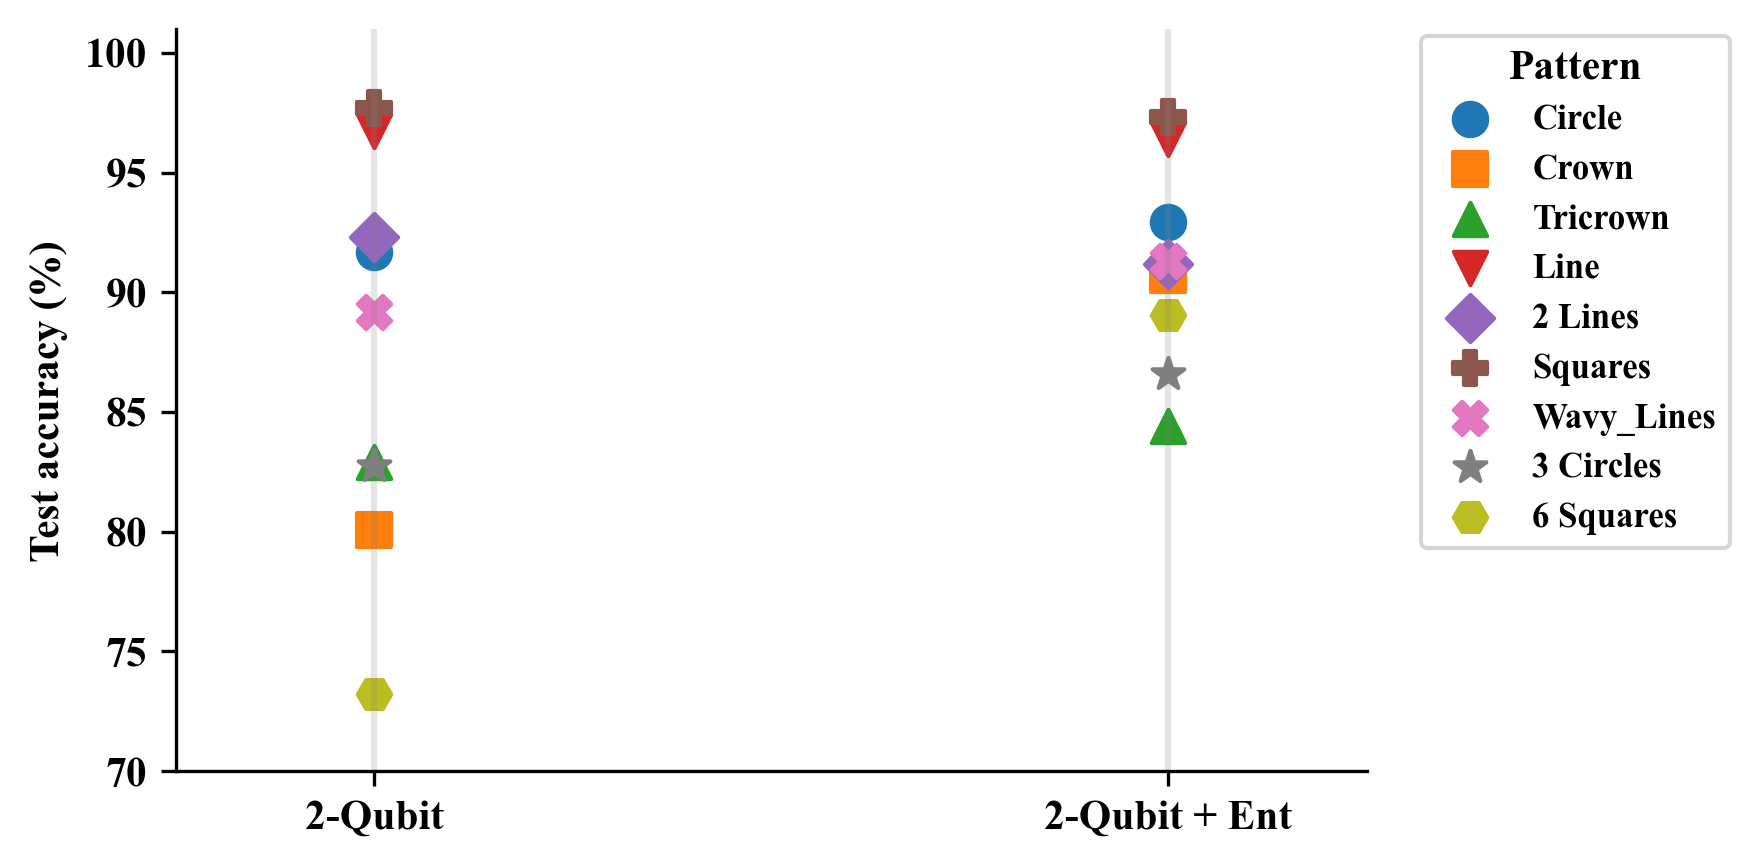

This figure's Python source:
# ---------------------------------------------------------------
#  Slope-graph • Entanglement lift  (example: Nelder-Mead optimiser)
#  --------------------------------------------------------------
#  x-axis has two categorical positions:
#      0  →  2-Qubit   (no entanglement)
#      1  →  2-Qubit + Entanglement
#
#  Each classification pattern is a line; upward = accuracy gain
# ---------------------------------------------------------------

import numpy as np
import matplotlib.pyplot as plt
from matplotlib.cm import get_cmap
plt.rcParams["font.family"] = "Times New Roman"
plt.rcParams['font.weight'] = 'bold'
plt.rcParams['axes.labelweight'] = 'bold'
plt.rcParams['axes.titleweight'] = 'bold'

# 1.  ==== YOUR DATA  ===========================================
patterns = ["Circle", "Crown", "Tricrown", "Line",
            "2 Lines", "Squares", "Wavy_Lines", "3 Circles", "6 Squares"]

# Define markers for each pattern
markers = ['o', 's', '^', 'v', 'D', 'P', 'X', '*', 'H']

# Data from Fig 7_Nelder-Mead.py (reordered to match pattern order)
baseline_acc = np.array([91.675, 80.075, 82.900, 96.725, 
                        92.325, 97.700, 89.175, 82.750, 73.200])

entangled_acc = np.array([92.950, 90.725, 84.400, 96.400, 
                         91.175, 97.325, 91.300, 86.600, 89.050])

# ===============================================================

# colour palette with distinct hues (9 tasks → 9 colours)
cmap = get_cmap('tab10')
colors = [cmap(i % 10) for i in range(len(patterns))]

# Create figure
fig, ax = plt.subplots(figsize=(6, 3))

for idx, (pat, marker) in enumerate(zip(patterns, markers)):
    # Plot points at 0.5 and 2.5 instead of 0 and 1 for more spacing
    ax.scatter([0.5, 2.5],
               [baseline_acc[idx], entangled_acc[idx]],
               marker=marker,
               color=colors[idx],
               s=64,  # Make markers a bit larger (marker size in points^2)
               label=pat)

# axes cosmetics
ax.set_xlim(0, 3)  # Adjusted x-limits for new point positions
ax.set_ylim(70, 101)                      # adjust to your range
ax.set_xticks([0.5, 2.5])  # New x-tick positions
ax.set_xticklabels(["2-Qubit", "2-Qubit + Ent"])
ax.set_ylabel("Test accuracy (%)")
#ax.set_title("Slope-graph – Entanglement lift (Nelder-Mead)")

# light vertical guide lines
ax.axvline(0.5, color='grey', alpha=0.2)  # Adjusted guideline positions
ax.axvline(2.5, color='grey', alpha=0.2)

# optional legend outside plot
ax.legend(bbox_to_anchor=(1.04, 1),
         loc='upper left',
         borderaxespad=0.2,
         fontsize='small',
         title="Pattern")

ax.spines[['top', 'right']].set_visible(False)
plt.tight_layout()
plt.savefig('Fig_6(b).png', dpi=300, bbox_inches='tight')
plt.show()
